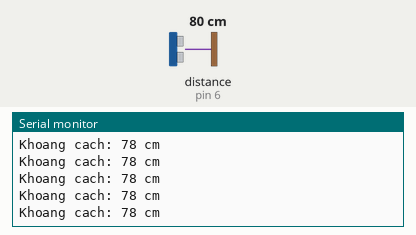
Simulated run of this sketch. Board: Arduino Uno, built with avr-gcc and run on an emulated ATmega328P. Parts: the last lines printed to the serial monitor. Wiring (inferred from the names in the program): ultrasonic range finder: trigger pin 7; echo pin 6. The inputs (shaded band) are chosen by the test bench; at power-on: distance to the obstacle (sensor on pin 6) 80 cm. The echo pulse lasts 58.3 µs per cm.

Above: at 1.2 s.
1.3 s: distance to the obstacle (sensor on pin 6) set to 299 cm
At 1.62 s:
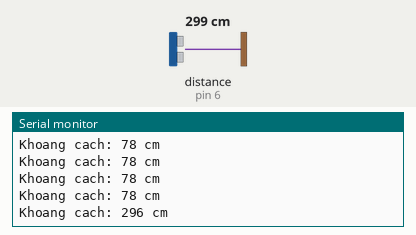
4.3 s: distance to the obstacle (sensor on pin 6) set to 2 cm
At 4.45 s:
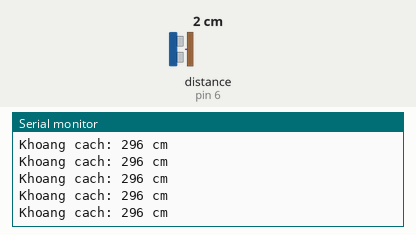
Timing chart, 0 to 7.3 s (numbered marks = the images above; inputs shaded):
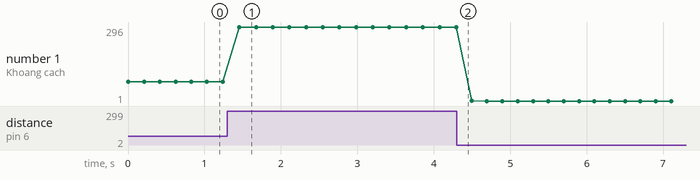

Measured:
- after the input at 1.3 s, the serial monitor: prints a new line after 0.16 s (image 1)
- plotted number 1: 78 → 296 after the input at 1.3 s, 296 → 1 after the input at 4.3 s

The sketch:

Master_SieuAm.ino
```cpp
#include <SoftwareSerial.h>

const int TRIG_PIN = 7;
const int ECHO_PIN = 6;
SoftwareSerial BTSerial(10, 11);

char lastSentCommand = ' ';

void setup() {
  Serial.begin(9600);
  BTSerial.begin(38400);

  pinMode(TRIG_PIN, OUTPUT);
  pinMode(ECHO_PIN, INPUT);
}

void loop() {
  digitalWrite(TRIG_PIN, LOW);
  delayMicroseconds(2);
  digitalWrite(TRIG_PIN, HIGH);
  delayMicroseconds(10);
  digitalWrite(TRIG_PIN, LOW);

  long duration = pulseIn(ECHO_PIN, HIGH, 30000);
  int distance = duration * 0.034 / 2;

  Serial.print("Khoang cach: ");
  Serial.print(distance);
  Serial.println(" cm");

  char commandToSend = lastSentCommand;
  if ( distance <= 20) {
    commandToSend = '1';
  }
  else {
    commandToSend = '0';
  }

  if (commandToSend != lastSentCommand) {
    BTSerial.write(commandToSend);
    lastSentCommand = commandToSend;
  }

  delay(200);
}
```
